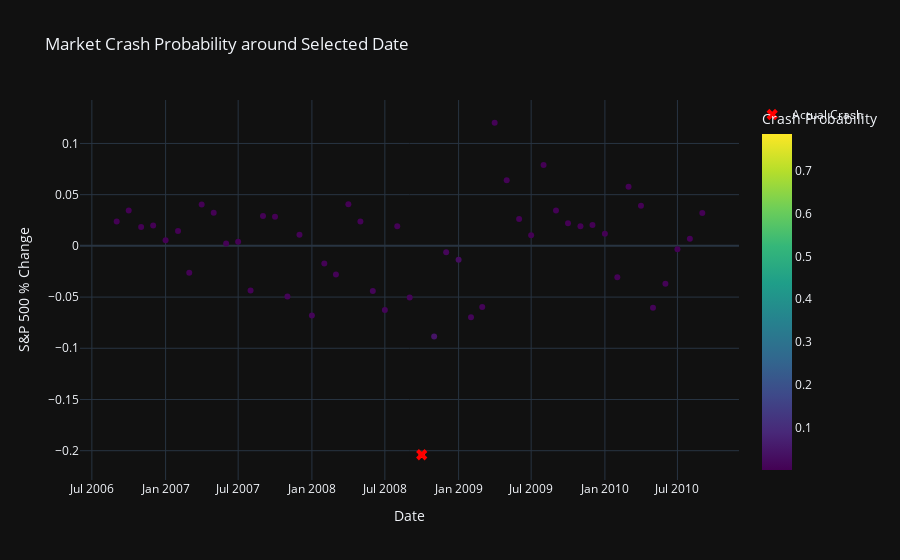

Here is the notebook cell this chart was saved with:
### Code cell
import pandas as pd
import plotly.express as px
import plotly.graph_objects as go
from sklearn.linear_model import LogisticRegression
from sklearn.preprocessing import StandardScaler

# Define the date to analyze
target_date = '2008-09-01'  

# Function to get a 5-year window around the specified date
def get_5yr_window_single(data, target_date):
    start_date = pd.to_datetime(target_date) - pd.DateOffset(years=2)
    end_date = pd.to_datetime(target_date) + pd.DateOffset(years=2)
    return data[(data.index >= start_date) & (data.index <= end_date)]

# Apply the 5-year window function to get data around the target date
crash_data = get_5yr_window_single(data, target_date)

# Define features and target for the current window
X = crash_data[features]
y = crash_data['crash']

# Standardize features
scaler = StandardScaler()
X_scaled = scaler.fit_transform(X)

# Train the model on this window's data
model = LogisticRegression()
model.fit(X_scaled, y)

# Predict probabilities for the specified window
y_prob = model.predict_proba(X_scaled)[:, 1]

# Ensure crash_data and predictions match in length
crash_data = crash_data.copy()  # To avoid modifying the original DataFrame
crash_data['crash_probability'] = y_prob  # This should now match lengths
crash_data['Date'] = crash_data.index

# Plot the results with Plotly
fig = px.scatter(crash_data, x='Date', y='sp500_pct_change', color='crash_probability',
                 title='Market Crash Probability around Selected Date',
                 labels={'crash_probability': 'Crash Probability', 'sp500_pct_change': 'S&P 500 % Change'},
                 color_continuous_scale='Viridis')

# Add markers for actual crashes within this window
fig.add_trace(go.Scatter(x=crash_data[crash_data['crash'] == 1]['Date'],
                         y=crash_data[crash_data['crash'] == 1]['sp500_pct_change'],
                         mode='markers',
                         name='Actual Crash',
                         marker=dict(symbol='x', color='red', size=10)))

# Update layout for clarity
fig.update_layout(coloraxis_colorbar=dict(title='Crash Probability'),
                  xaxis_title='Date',
                  yaxis_title='S&P 500 % Change',
                  template='plotly_dark')

# Show the interactive plot
fig.show()

### Figure 1 — Plotly figure (JSON) as saved in the notebook; plotly's stock layout.template omitted (floating-point values rounded to 4 significant figures)
{"data": [{"hovertemplate": "Date=%{x}<br>S&P 500 % Change=%{y}<br>Crash Probability=%{marker.color}<extra></extra>", "legendgroup": "", "marker": {"color": [0.0007354, 0.0001908, 0.001221, 0.0008848, 0.0004673, 0.0009383, 0.002264, 0.0004036, 0.001389, 0.002436, 0.0005836, 0.003505, 0.002142, 0.0006839, 0.006838, 0.004081, 0.009865, 0.003357, 0.004599, 0.0004799, 0.003549, 0.008229, 0.008082, 0.003504, 0.006549, 0.7865, 0.04317, 0.01184, 0.02747, 0.008894, 0.007663, 0.004293, 0.004303, 0.002687, 0.001269, 0.00105, 0.002118, 0.0004756, 0.0009853, 0.00086, 0.000435, 0.001736, 0.001313, 0.0003225, 0.007331, 0.004847, 0.0007384, 0.001712, 0.001016], "coloraxis": "coloraxis", "symbol": "circle"}, "mode": "markers", "name": "", "orientation": "v", "showlegend": false, "type": "scatter", "x": ["2006-09-01T00:00:00", "2006-10-01T00:00:00", "2006-11-01T00:00:00", "2006-12-01T00:00:00", "2007-01-01T00:00:00", "2007-02-01T00:00:00", "2007-03-01T00:00:00", "2007-04-01T00:00:00", "2007-05-01T00:00:00", "2007-06-01T00:00:00", "2007-07-01T00:00:00", "2007-08-01T00:00:00", "2007-09-01T00:00:00", "2007-10-01T00:00:00", "2007-11-01T00:00:00", "2007-12-01T00:00:00", "2008-01-01T00:00:00", "2008-02-01T00:00:00", "2008-03-01T00:00:00", "2008-04-01T00:00:00", "2008-05-01T00:00:00", "2008-06-01T00:00:00", "2008-07-01T00:00:00", "2008-08-01T00:00:00", "2008-09-01T00:00:00", "2008-10-01T00:00:00", "2008-11-01T00:00:00", "2008-12-01T00:00:00", "2009-01-01T00:00:00", "2009-02-01T00:00:00", "2009-03-01T00:00:00", "2009-04-01T00:00:00", "2009-05-01T00:00:00", "2009-06-01T00:00:00", "2009-07-01T00:00:00", "2009-08-01T00:00:00", "2009-09-01T00:00:00", "2009-10-01T00:00:00", "2009-11-01T00:00:00", "2009-12-01T00:00:00", "2010-01-01T00:00:00", "2010-02-01T00:00:00", "2010-03-01T00:00:00", "2010-04-01T00:00:00", "2010-05-01T00:00:00", "2010-06-01T00:00:00", "2010-07-01T00:00:00", "2010-08-01T00:00:00", "2010-09-01T00:00:00"], "xaxis": "x", "y": [0.02377, 0.03463, 0.01853, 0.02001, 0.005465, 0.01449, -0.02619, 0.04029, 0.03245, 0.002219, 0.004104, -0.04346, 0.02922, 0.02842, -0.04954, 0.01082, -0.06791, -0.01733, -0.02799, 0.04064, 0.0239, -0.04416, -0.06257, 0.0192, -0.05029, -0.204, -0.08852, -0.006204, -0.01366, -0.06972, -0.05974, 0.1202, 0.06397, 0.02627, 0.01048, 0.07897, 0.03449, 0.02213, 0.01911, 0.0205, 0.01189, -0.03064, 0.05774, 0.03929, -0.06035, -0.03707, -0.003284, 0.006926, 0.03201], "yaxis": "y"}, {"marker": {"color": "red", "size": 10, "symbol": "x"}, "mode": "markers", "name": "Actual Crash", "type": "scatter", "x": ["2008-10-01T00:00:00"], "y": [-0.204]}], "layout": {"coloraxis": {"colorbar": {"title": {"text": "Crash Probability"}}, "colorscale": [[0, "#440154"], [0.1111, "#482878"], [0.2222, "#3e4989"], [0.3333, "#31688e"], [0.4444, "#26828e"], [0.5556, "#1f9e89"], [0.6667, "#35b779"], [0.7778, "#6ece58"], [0.8889, "#b5de2b"], [1, "#fde725"]]}, "legend": {"tracegroupgap": 0}, "title": {"text": "Market Crash Probability around Selected Date"}, "xaxis": {"anchor": "y", "domain": [0, 1], "title": {"text": "Date"}}, "yaxis": {"anchor": "x", "domain": [0, 1], "title": {"text": "S&P 500 % Change"}}}}
